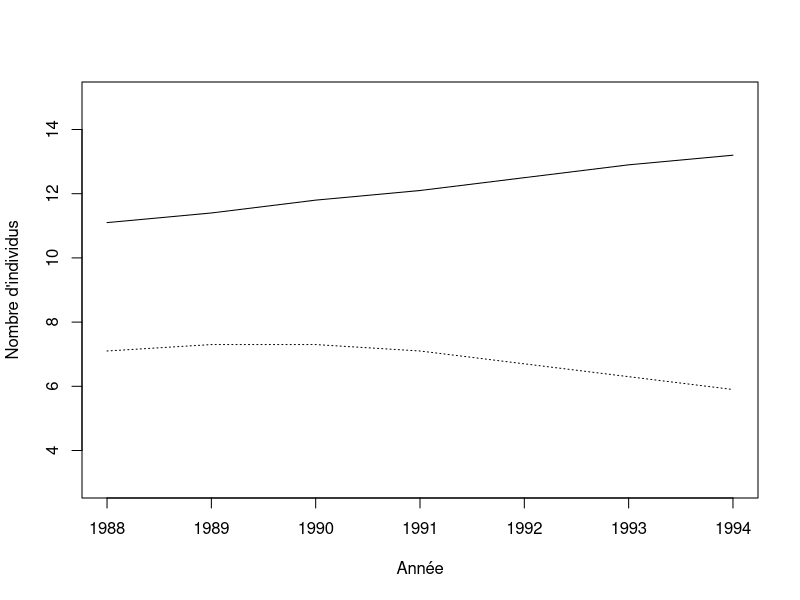
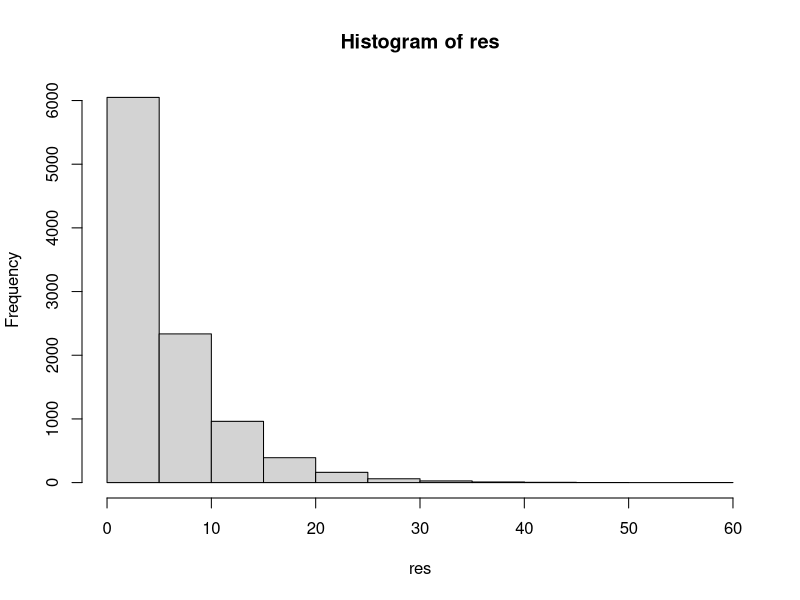
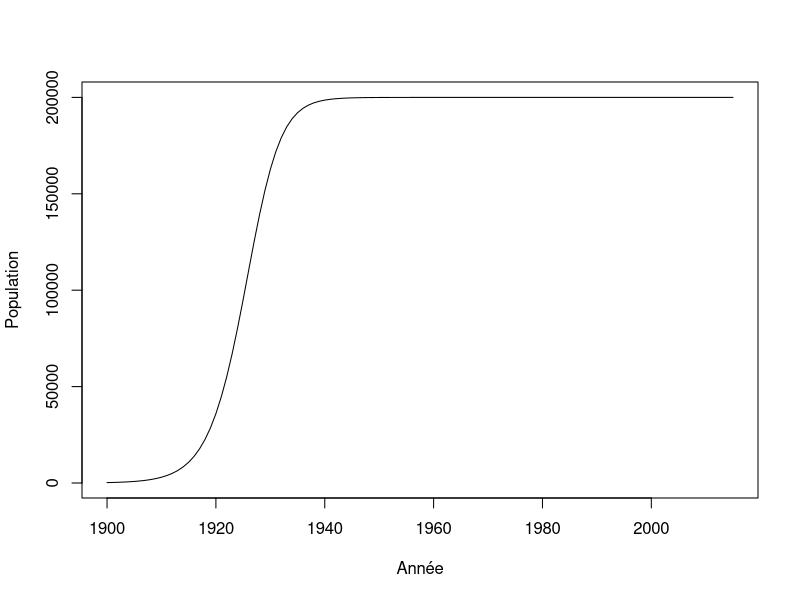
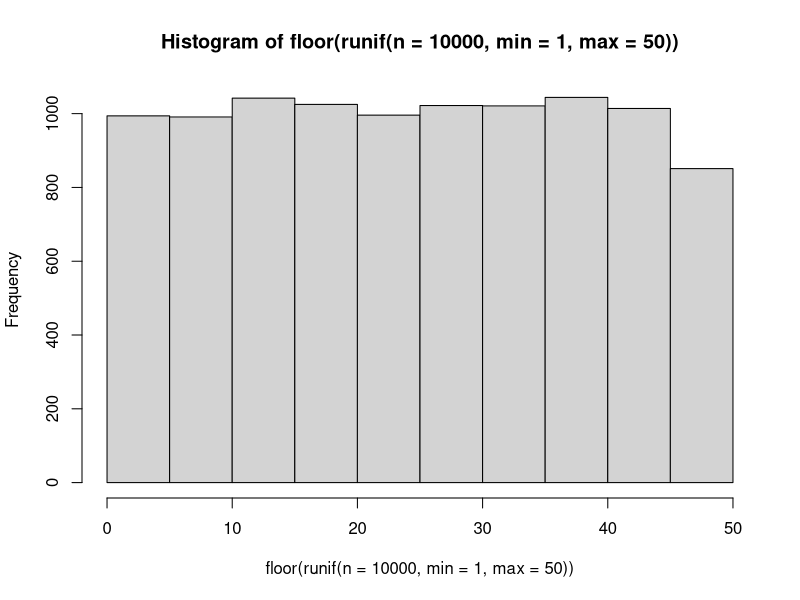
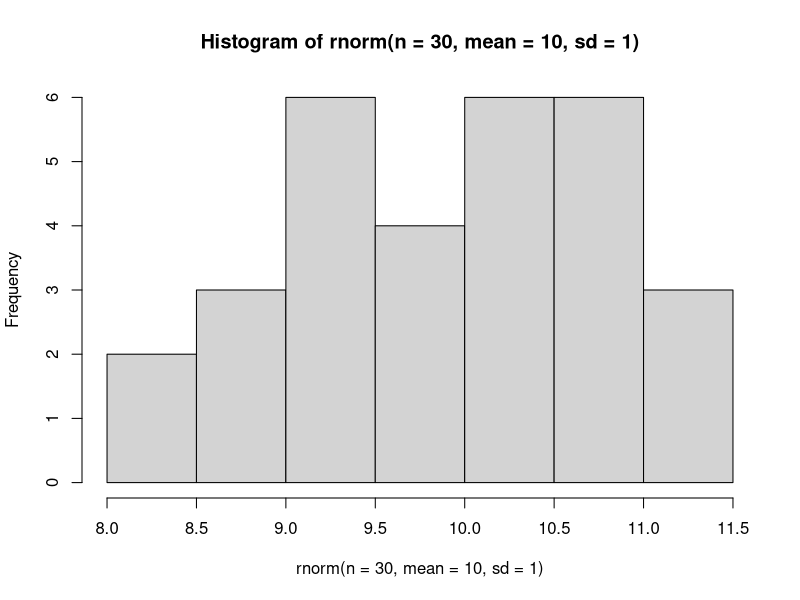
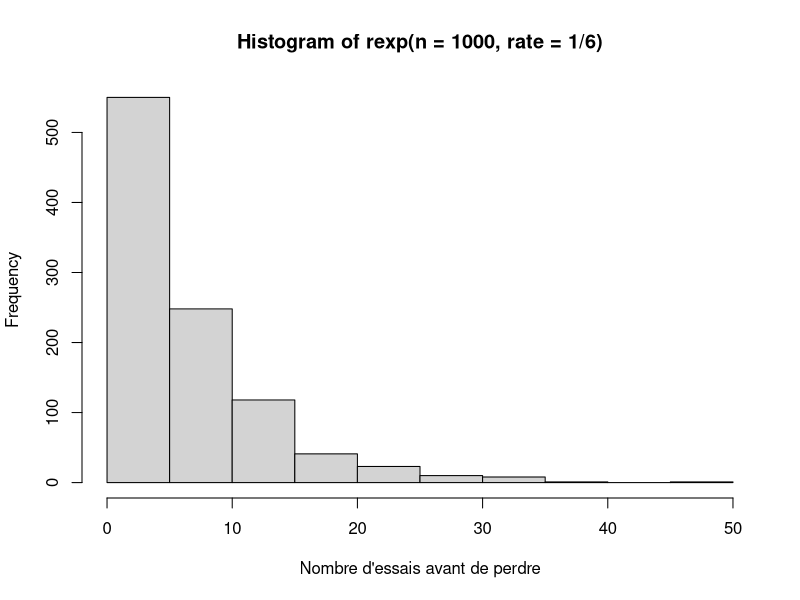
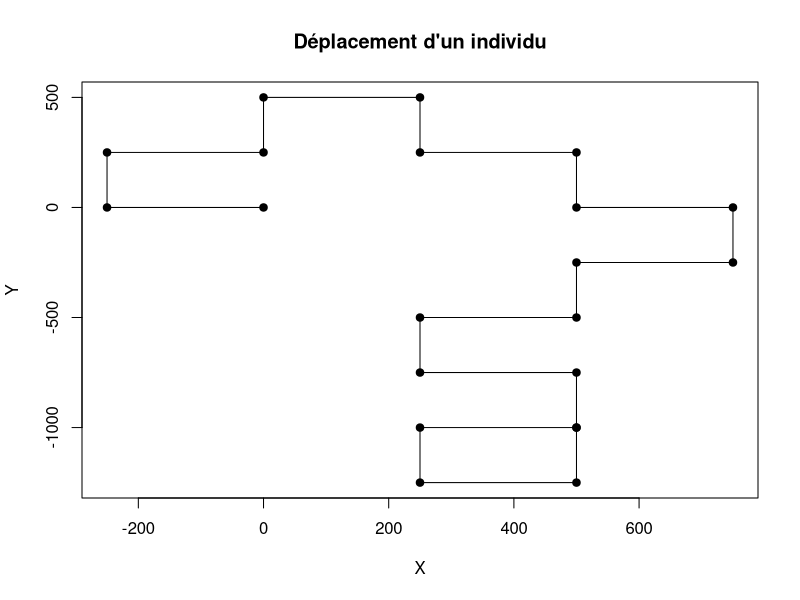
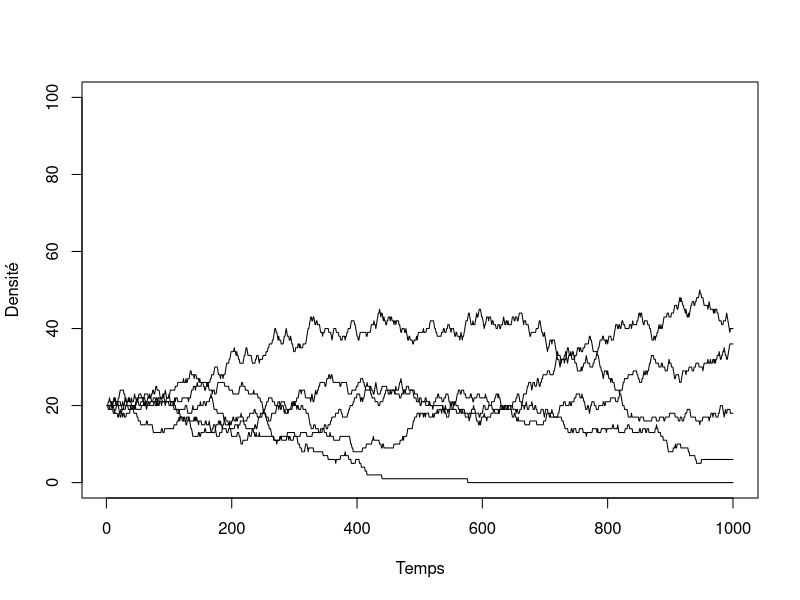

Generate these figures, in order, with R:
## ---- chunk 1
donnees <- matrix(nr = 7, nc = 2)
donnees[,1] <- c(11.1,11.4,11.8,12.1,12.5,12.9,13.2) #Cameroun
donnees[,2] <- c(7.1,7.3,7.3,7.1,6.7,6.3,5.9) #Rwanda
an <- c(1988:1994)
donnees
## ---- chunk 2
plot(an, donnees[,1], type = "l", xlab = "Année", ylab = "Nombre d'individus", ylim=c(3,15), cex=2)
lines(an, donnees[,2], lty = 3)
## ---- chunk 3
lambda <- matrix(nrow = 6, ncol = 2)
lambda[1,1] <- (donnees[2,1] - donnees[1,1]) / donnees[1,1]
## ---- chunk 4
lambda[2,1] <- (donnees[3,1] - donnees[2,1]) / donnees[2,1]
## ---- chunk 5
depart <- 1
fin <- 5
for(etape in depart:fin) {
    print(etape)
}
## ---- chunk 6
for(etape in c("Bonjour", "programmeurs", "en R")) {
    print(etape)
}
## ---- chunk 7
for(etape in 1:5) {
    print(etape*2)
}
## ---- chunk 8
for(C in -50:100) {
    cat("Pour C = ",C," on obtient F = ",1.8*C + 32, '\n')
}
## ---- chunk 9
test <- runif(5, 0,1)
for(etape in 1:5) {
    print(test[etape])
}
## ---- chunk 10
for(etape in 1:8) {
    cat("À l'étape", etape, ", la boucle est complétée à", etape/8*100, "%.", '\n')
}
## ---- chunk 11
n <- 1
for(etape in -2:5) {
    cat("etape = ",etape, " n = ",n, '\n')
    n <- n + 1
}
## ---- chunk 12
n <- 1
for(etape in 1:10) n <- n*etape
n
## ---- chunk 13
ma_matrice <- matrix(nrow = 5, ncol = 3)
n <- 1
for(i in 1:5) {
    for(j in 1:3) {
        ma_matrice[i,j] <- n
        n <- n + 1
    }
}
ma_matrice
## ---- chunk 14
piece <- c("pile","face")
combinaison = "face-face"
while(combinaison != "pile-pile") {
    essai1 <- sample(piece, 1)
    essai2 <- sample(piece, 1)
    combinaison <- paste(essai1, "-" , essai2, sep = "")
    print(combinaison)
}
## ---- chunk 15
de <- c(1:6)
n_test <- 10000
res <- numeric(n_test)
for(i in 1:n_test) {
	n <- 0
	face <- 0
	while(face != 1) {
		face <- sample(de,1)
		n <- n + 1
	}
	res[i] <- n
}
mean(res)
## ---- chunk 16
hist(res)
## ---- chunk 17
r <- 0.3
N <- 220
K <- 200000
step <- 1
while(N < K/2) {
    N <- N + r * N * (1 - N/K)
    step <- step + 1
}
step
## ---- chunk 18
r <- 0.3
K <- 200000
n_steps <- 115
N <- numeric(n_steps+1)
N[1] <- 220

for(i in 2:(n_steps+1)) {
    N[i] <- N[i-1] + r * N[i-1] * (1 - N[i-1]/K)
}
N[25:30]
## ---- chunk 19
plot(c(1900:2015), N, type = "l", xlab = "Année", ylab = "Population")
## ---- chunk 20
X <- runif(n = 10)
res <- numeric(10)
for(i in 1:10) {
    if(X[i] < 0.3) {
        res[i] <- "plus petit"
    }
    else {
        res[i] <- "plus grand"
    }
}
cbind(X,res)
## ---- chunk 21
res2 <- numeric(10)
for(i in 1:10) {
    if(X[i] > 0.2 & X[i] < 0.6) {
        res2[i] <- "oui"
    }
    else {
        res2[i] <- "non"
    }
}
cbind(X,res2)
## ---- chunk 22
res2 <- numeric(10)
res2[X > 0.2 & X < 0.6] <- "oui"
res2[X < 0.2 | X > 0.6] <- "non"
cbind(X,res2)
## ---- chunk 23
tri <- function(x){
	# Calcul de la dimension du vecteur
	taille <- length(x)
	ordre <- "NON"
	# Boucle qui tourne jusqu'à ce que tout soit en ordre
	while(ordre == "NON") {
		ordre <- "OUI"
		# Boucle qui passe tous les éléments en paires
		for(i in 1:(taille-1)) {
			if(x[i+1] < x[i]) {
				# Inversion des deux lettres
				x[c(i,i+1)] <- x[c(i+1,i)]
				# Comme un changement a été fait, l'ordre
				# n'est pas encore garanti
				ordre <- "NON"
			}
		}
	}
	return(x)
}
tri(c("E", "Z", "F", "C", "D"))

## ---- chunk 24
valeurs <- c("2", "3", "4", "5", "6", "7", "8", "9", "10", "valet", "reine", "roi", "as")
couleurs <- rep(c("pique", "trèfle", "carreau", "coeur"),each = 13)
cartes <- paste(valeurs,"-",couleurs)
tirage <- function(n, cartes) {
    sample(x = cartes, size = n, replace = FALSE)
}
tirage(3, cartes)
## ---- chunk 25

scrabble <- read.table(file = "./donnees/lettres.txt", header=TRUE, sep = " ")
res <- sample(scrabble[,1],7)
res

## ---- chunk 26
hist(floor(runif(n = 10000, min = 1, max = 50)))
## ---- chunk 27
hist(rnorm(n = 30, mean = 10, sd = 1))
## ---- chunk 28
rbinom(n = 10, size = 1, prob = 0.5)
## ---- chunk 29
rmultinom(n = 3, size = 1, prob = rep(1/6, 6))
## ---- chunk 30
hist(rexp(n = 1000, rate = 1/6),
xlab = "Nombre d'essais avant de perdre")
## ---- chunk 31
set.seed(1)
p <- 0.55
alea <- runif(n = 1, min = 0, max = 1)
if(alea < p) res = "pile" else res = "face"
res
## ---- chunk 32
set.seed(1)
## ---- chunk 33

X <- runif(n = 10000, min = 0, max = 1)
p = 0.2
res <- numeric(length = 10000)
res[X<p] <- 1
sum(res)

10000*p
## ---- chunk 34
# Fonction qui permet de modifier la direction de marche de la personne
#
# ENTREES:
#   DirectionDepart:    la direction vers laquelle la personne se deplace pour le moment.
#   Probabilite:        un vecteur contenant les probabilites d'aller dans l'une ou l'autre des directions. 
#                       Probabilite = c(ProbabiliteGauche, ProbabiliteDroite)
#
# SORITES:
#   NouvelleDirection:  la direction vers laquelle la personne va se deplacer au prochain carrefour.
#
ChangerDirection = function(DirectionDepart, Probabilite){
  
  # A COMPLETER: Mettre la condition pour tourner a gauche
  if(runif(1,0,1) < Probabilite[1]){ # <-- Manque du code
    # On tourne a gauche
    NouvelleDirection = DirectionDepart - pi/2
  }
  else{
    # On tourne a droite
    NouvelleDirection = DirectionDepart + pi/2
  }
  
  return(NouvelleDirection)
  
}

# Fonction qui permet de calculer les nouvelles coordonnees de la personne suite a un deplacement
#
# ENTREES:
#   PositionCourante:   un vecteur contenant la position de la personne pour le moment.
#                       PositionCourante = c(PositionX, PositionY)
#   Direction:          la direction vers laquelle la personne va se deplacer.
#
# SORITES:
#   NouvellePosition:   un vecteur contenant la position de la personne apres son deplacement.
#                       NouvellePosition = c(NouvellePositionX, NouvellePositionY)
#
Deplacement = function(PositionCourante, Direction){
  
  # A COMPLETER: Calcul des nouvelles coordonnées
  NouvellePositionX = PositionCourante[1] + sin(Direction)*250 # <-- Manque du code
  NouvellePositionY = PositionCourante[2] + cos(Direction)*250 # <-- Manque du code
  
  # On place les nouvelles positions pour chacune des coordonnees dans un vecteur
  NouvellePosition = c(NouvellePositionX, NouvellePositionY)
  
  return(NouvellePosition)
}
## ---- chunk 35
# ChangerDirection = function(DirectionDepart, Probabilite){...}
# Deplacement = function(PositionCourante, Direction){...}

nsteps = 20
xy = matrix(0,nrow = 21, ncol = 2)
xy[1,] = c(0,0)
direction = 0
probabilite = c(0.5,0.5)
set.seed(2)
for(step in 2:(nsteps+1)) {
  
  # Calcul de la nouvelle direction
  direction = ChangerDirection(direction, probabilite)
 
  # Calcul des nouvelles coordonnees
  xy[step,] = Deplacement(xy[step-1,], direction)
}
## ---- chunk 36
plot(xy[,1],xy[,2], type = "l", 
    xlab = "X", ylab = "Y", main = "Déplacement d'un individu")
points(xy[,1],xy[,2],pch = 19)
## ---- chunk 37
etats <- c("A", "B", "C", "D", "E")
p = c(0.1, 0.5, 0.2, 0.05, 0.15)
sum(p)

# On utilise cumsum pour calculer la probabilité cumulative
cump <- cumsum(p)
cump
## ---- chunk 38
alea <- runif(1,0,1)
alea
n_etats <- 5; i = 1; plus_petit = FALSE
while(plus_petit == FALSE) {
    if(alea < cump[i]) {
        decision = etats[i]
        plus_petit = TRUE
    }
    else {
        i = i + 1
    }
}
decision
## ---- chunk 39
tirage <- function(p) {
    etats <- c("A", "B", "C", "D", "E")
    res <- rmultinom(n=1,size=1,prob=p)
    etats[which(res==1)]
}
tirage(p)
## ---- chunk 40
nsteps <- 1000
S <- 5
K <- 100
N <- matrix(nr = nsteps, nc = S)

# Une fonction utile pour faire des tirages
# Elle retourne la position de l'espèce pigée au hasard
tirage  <- function(p) {
    res <- rmultinom(n=1,size=1,prob=p)
    return(which(res==1))
}
## ---- chunk 41
# On démarre la simulation avec 20 individus par espèce
N[1,] =rep(K/S, S)

# La boucle principale
for(step in 2:nsteps) {

    # Calcul de l'abondance relative
    p = N[step-1,] / K

    # On tire l'identité de l'espèce qui meurt
    ID_mort = tirage(p)

    # On applique le changement
    N[step,] = N[step-1,]
    N[step,ID_mort] = N[step,ID_mort] - 1

    # On tire l'identité de la recrue
    ID_recrue = tirage(p)
    N[step,ID_recrue] = N[step,ID_recrue] + 1
}
## ---- chunk 42
# Illustration des résultats
plot(c(1:nsteps), N[,1], type = "l", ylim = c(0,K),
    xlab = "Temps", ylab = "Densité")
for(i in 2:S) lines(c(1:nsteps), N[,i])
## ---- chunk 43
x = runif(1000)
system.time(sort(x))
system.time(tri(x))

## ---- chunk 44
n = 2*10^seq(1,3,0.1)
res = numeric(length(n))
for(i in 1:length(res)) {
	x = runif(n[i])
	res[i] = system.time(tri(x))[3]
}
plot(n,res, type = "l", xlab = "Taille", ylab = "Temps")
## ---- chunk 45
f1 <- function(x) {
	taille <- length(x)
	x2 <- numeric(taille)
	for(i in 1:taille) if(x[i] < 0.5) x2[i] <- 1
}
f2 <- function(x) {
	x2 <- x*0
	x2[x<0.5] <- 1
}
## ---- chunk 46
x = runif(1000000)
system.time(f1(x))
system.time(f2(x))
## ---- chunk 47
f1 <- function(x) {
	res <- numeric(ncol(x))
	for(j in 1:ncol(x)) {
		for(i in 1:nrow(x)){
			res[x] = res[j] + x[i,j]
		}
	}
}
X = matrix(runif(100*100),nr=100,nc=100)
## ---- chunk 48
system.time(rowSums(X))
system.time(apply(X,2,sum))
system.time(f1(X))
## ---- chunk 49

quadrats <- read.table(file = "./donnees/quadrats.txt", header=TRUE, sep = ";")
head(quadrats)

